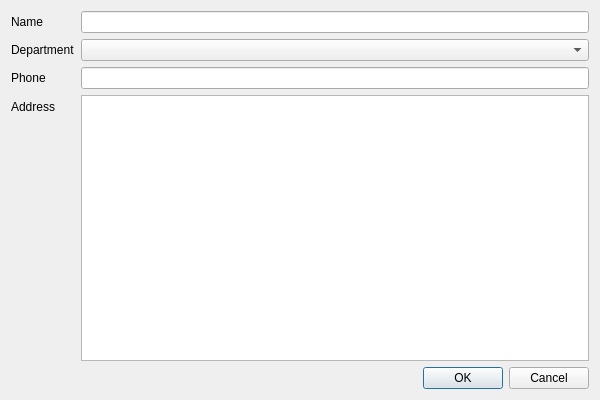
<?xml version="1.0" encoding="UTF-8"?>
<ui version="4.0">
 <class>EditStudent</class>
 <widget class="QDialog" name="EditStudent">
  <property name="geometry">
   <rect>
    <x>0</x>
    <y>0</y>
    <width>600</width>
    <height>400</height>
   </rect>
  </property>
  <property name="windowTitle">
   <string>Dialog</string>
  </property>
  <layout class="QFormLayout" name="formLayout">
   <item row="0" column="0">
    <widget class="QLabel" name="nameLabel">
     <property name="text">
      <string>Name</string>
     </property>
    </widget>
   </item>
   <item row="0" column="1">
    <widget class="QLineEdit" name="name"/>
   </item>
   <item row="1" column="0">
    <widget class="QLabel" name="deptLabel">
     <property name="text">
      <string>Department</string>
     </property>
    </widget>
   </item>
   <item row="1" column="1">
    <widget class="QComboBox" name="depts"/>
   </item>
   <item row="2" column="0">
    <widget class="QLabel" name="phoneLabel">
     <property name="text">
      <string>Phone</string>
     </property>
    </widget>
   </item>
   <item row="2" column="1">
    <widget class="QLineEdit" name="phone"/>
   </item>
   <item row="3" column="0">
    <widget class="QLabel" name="addressLabel">
     <property name="text">
      <string>Address</string>
     </property>
    </widget>
   </item>
   <item row="3" column="1">
    <widget class="QTextEdit" name="address"/>
   </item>
   <item row="4" column="0" colspan="2">
    <widget class="QDialogButtonBox" name="buttonBox">
     <property name="standardButtons">
      <set>QDialogButtonBox::Cancel|QDialogButtonBox::Ok</set>
     </property>
    </widget>
   </item>
  </layout>
 </widget>
 <resources/>
 <connections/>
</ui>
